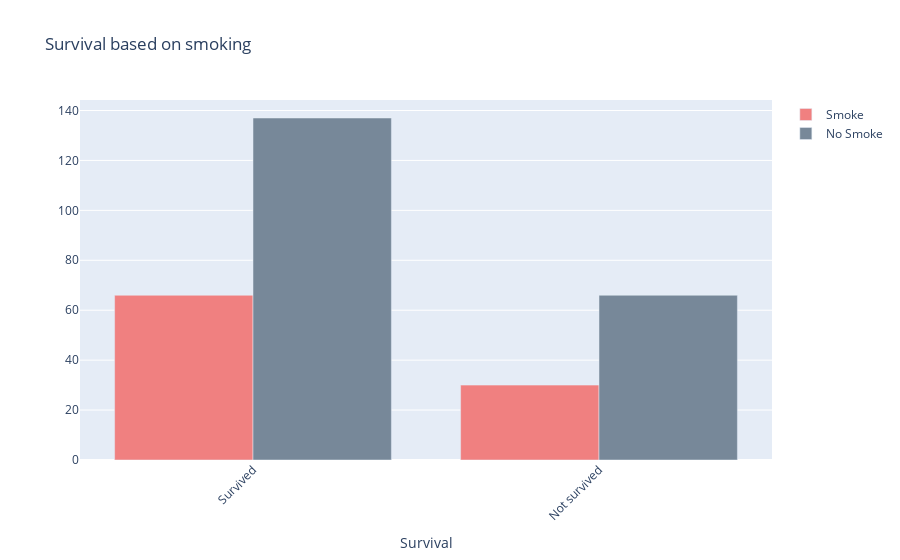

Notebook cell for this chart:
### Markdown cell above
### **Survival based on smoking**.

### Code cell
smoke = df[df["smoking"]==1]
no_smoke = df[df["smoking"]==0]

smoke_survived = len(smoke[smoke['DEATH_EVENT']==0])
smoke_not_survived = len(smoke[smoke['DEATH_EVENT']==1])

no_smoke_survived = len(no_smoke[no_smoke['DEATH_EVENT']==0])
no_smoke_not_survived = len(no_smoke[no_smoke['DEATH_EVENT']==1])

smoke_plot=[smoke_survived,smoke_not_survived]
no_smoke_plot=[no_smoke_survived,no_smoke_not_survived]


death = ['Survived','Not survived']
fig = go.Figure()
fig.add_trace(go.Bar(
    x=death,
    name='Smoke',
    y=smoke_plot,
    marker_color='lightcoral'
))

fig.add_trace(go.Bar(
    x=death,
    name='No Smoke',
    y=no_smoke_plot,
    marker_color='lightslategrey'
))

fig.update_layout(barmode='group', 
                  xaxis_tickangle=-45,
                  title_text="Survival based on smoking",
                  xaxis_title="Survival")
fig.show()

### Figure 1 — Plotly figure (JSON) as saved in the notebook; plotly's stock layout.template omitted (floating-point values rounded to 4 significant figures)
{"data": [{"marker": {"color": "lightcoral"}, "name": "Smoke", "type": "bar", "x": ["Survived", "Not survived"], "y": [66, 30]}, {"marker": {"color": "lightslategrey"}, "name": "No Smoke", "type": "bar", "x": ["Survived", "Not survived"], "y": [137, 66]}], "layout": {"barmode": "group", "title": {"text": "Survival based on smoking"}, "xaxis": {"tickangle": -45, "title": {"text": "Survival"}}}}
